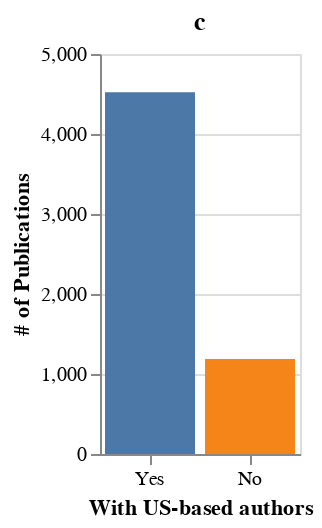

Notebook source saved alongside this figure:
### Code cell
source = with_us_prop
with_us_chart = alt.Chart(source).mark_bar().encode(
    x = alt.X(
        'with_us_authors',
        title = 'With US-based authors',
        sort = '-y',
        axis = alt.Axis(labelAngle = 0)
    ),
    y = alt.Y(
        'freq',
        title = '# of Publications'
    ),
    color = alt.Color(
        'with_us_authors',
        legend = None,
        scale = alt.Scale(
            domain = ['Yes', 'No'],
        )
    )
).properties(
    title = 'c',
    height=200,
    width=100
)

# .configure_axis(
#     labelFontSize=13,
#     titleFontSize=20
# ).configure_legend(
#     titleFontSize=16,
#     labelFontSize=16
# ).configure_title(
#     anchor='start',
#     fontSize=22
# )

with_us_chart

### Figure 1 — Vega-Lite specification as saved in the notebook (floating-point values rounded to 4 significant figures)
{"config": {"view": {"continuousWidth": 400, "continuousHeight": 300}}, "data": {"name": "data-dbb8ea1f7550a0473c22b63d158b85ee"}, "mark": "bar", "encoding": {"color": {"field": "with_us_authors", "legend": null, "scale": {"domain": ["Yes", "No"]}, "type": "nominal"}, "x": {"axis": {"labelAngle": 0}, "field": "with_us_authors", "sort": "-y", "title": "With US-based authors", "type": "nominal"}, "y": {"field": "freq", "title": "# of Publications", "type": "quantitative"}}, "height": 200, "title": "c", "width": 100, "$schema": "https://vega.github.io/schema/vega-lite/v4.17.0.json", "datasets": {"data-dbb8ea1f7550a0473c22b63d158b85ee": [{"with_us_authors": "Yes", "freq": 4523, "prop": 0.792}, {"with_us_authors": "No", "freq": 1189, "prop": 0.208}]}}
